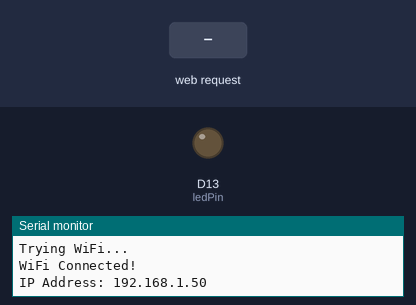
Bench run of a program on a simulated Arduino Uno R4 WiFi. Shown: output pins drawn as LEDs (lit = HIGH), the last lines printed to the serial monitor. The inputs (shaded band) are chosen by the test bench. WiFi joins after 1.5 s; servers stay silent unless stated.

Above: at 7.7 s.
7.8 s: HTTP request GET /LED=ON received
At 9.0 s:
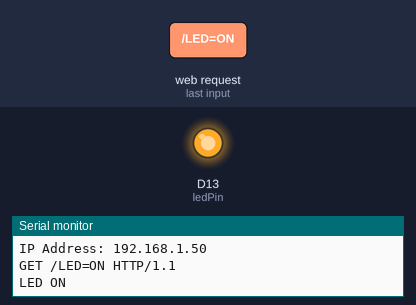
9.3 s: HTTP request GET /LED=OFF received
At 10.2 s:
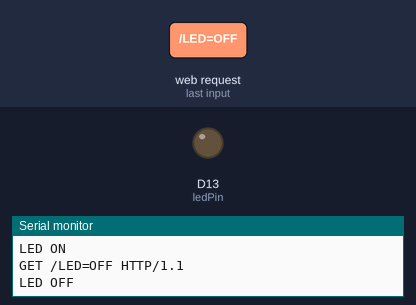
Timing chart, 0 to 12.3 s (numbered marks = the images above; inputs shaded):
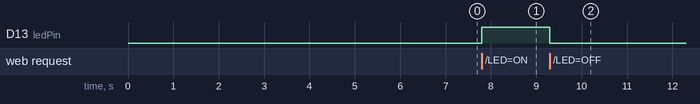

Measured:
- after the input at 7.8 s, D13 (ledPin): LOW → HIGH at once
- after the input at 9.3 s, D13 (ledPin): HIGH → LOW at once

The program:

main.cpp
```cpp
#include <WiFiS3.h>

char ssid[] = "Telezer_J";
char pass[] = "Telezer12";

WiFiServer server(80);

int ledPin = 13;
bool ledState = false;

void setup() {
  Serial.begin(115200);
  delay(2000);

  pinMode(ledPin, OUTPUT);
  digitalWrite(ledPin, LOW);

  Serial.println("Connecting to WiFi...");

  int status = WL_IDLE_STATUS;

  while (status != WL_CONNECTED) {
    status = WiFi.begin(ssid, pass);
    Serial.println("Trying WiFi...");
    delay(3000);
  }

  Serial.println("WiFi Connected!");
  Serial.print("IP Address: ");
  Serial.println(WiFi.localIP());

  server.begin();
}

void loop() {
  WiFiClient client = server.available();

  if (client) {
    String request = client.readStringUntil('\r');
    client.flush();

    Serial.println(request);

    // -----------------------
    // LED CONTROL
    // -----------------------
    if (request.indexOf("/LED=ON") != -1) {
      digitalWrite(ledPin, HIGH);
      ledState = true;
      Serial.println("LED ON");
    }

    if (request.indexOf("/LED=OFF") != -1) {
      digitalWrite(ledPin, LOW);
      ledState = false;
      Serial.println("LED OFF");
    }

    // -----------------------
    // JSON API (REAL TIME STATUS)
    // -----------------------
    if (request.indexOf("/status") != -1) {
      client.println("HTTP/1.1 200 OK");
      client.println("Content-type: application/json");
      client.println("Connection: close");
      client.println();

      client.print("{\"led\":\"");
      client.print(ledState ? "ON" : "OFF");
      client.println("\"}");

      client.stop();
      return;
    }

    // -----------------------
    // WEB PAGE
    // -----------------------
    client.println("HTTP/1.1 200 OK");
    client.println("Content-type: text/html");
    client.println("Connection: close");
    client.println();

    client.println("<!DOCTYPE html>");
    client.println("<html>");
    client.println("<head>");
    client.println("<title>UNO R4 Smart Control</title>");

    client.println("<style>");
    client.println("body { font-family: Arial; text-align:center; transition:0.5s; }");
    client.println(".on { background-color: #c8f7c5; }");
    client.println(".off { background-color: #f7c5c5; }");
    client.println("button { padding:15px; margin:10px; font-size:18px; cursor:pointer; }");
    client.println("</style>");

    client.println("<script>");

    client.println("function setLED(state){");
    client.println("fetch('/LED=' + state);");
    client.println("setTimeout(updateStatus, 200);");
    client.println("}");

    client.println("function updateStatus(){");
    client.println("fetch('/status')");
    client.println(".then(res => res.json())");
    client.println(".then(data => {");

    client.println("document.getElementById('status').innerHTML = data.led;");

    client.println("if(data.led == 'ON'){");
    client.println("document.body.className = 'on';");
    client.println("} else {");
    client.println("document.body.className = 'off';");
    client.println("}");

    client.println("});");
    client.println("}");

    client.println("setInterval(updateStatus, 2000);");

    client.println("</script>");

    client.println("</head>");

    client.println("<body onload='updateStatus()'>");

    client.println("<h1>UNO R4 WiFi Smart Control</h1>");
    client.println("<h2>LED Status: <span id='status'>Loading...</span></h2>");

    client.println("<button onclick=\"setLED('ON')\">TURN ON</button>");
    client.println("<button onclick=\"setLED('OFF')\">TURN OFF</button>");

    client.println("</body>");
    client.println("</html>");

    client.stop();
  }
}
```
